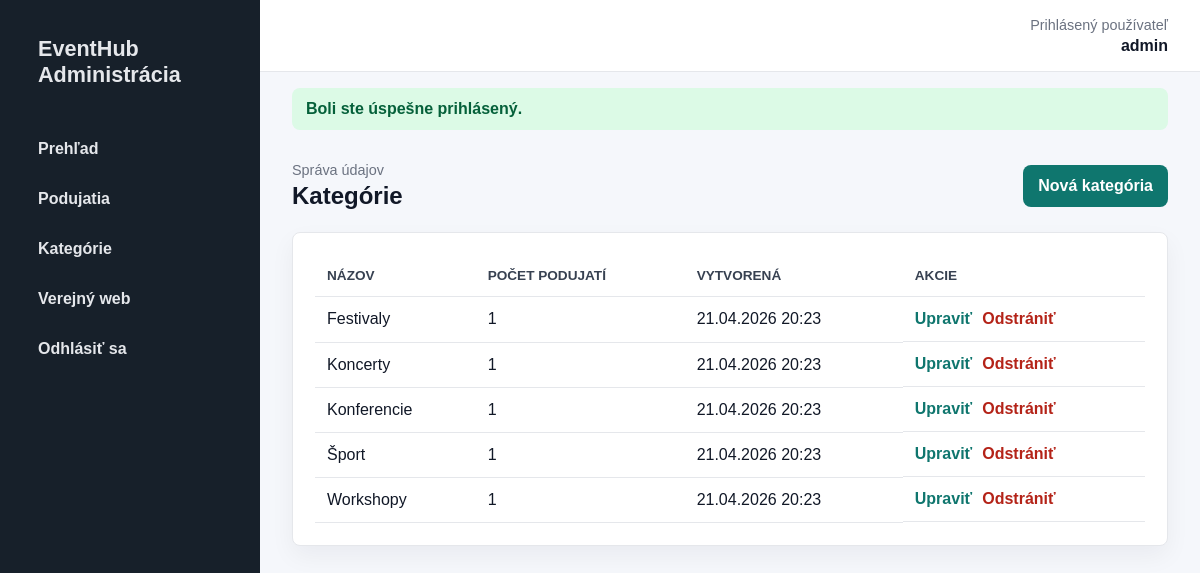
Screenshot of /index.php?page=admin_categories (signed in) with the database file from the repository.
### tables this page shows
CREATE TABLE categories (
    id INT UNSIGNED AUTO_INCREMENT,
    name VARCHAR(120) NOT NULL,
    created_at TIMESTAMP NOT NULL DEFAULT CURRENT_TIMESTAMP,

    PRIMARY KEY (id),
    UNIQUE KEY idx_categories_name (name)
);

### core/Controller.php (called while the page is built, shortened)
<?php
class Controller
{
    protected function render(string $view, array $data = [], bool $admin = false): void
    {
        extract($data, EXTR_SKIP);
        $viewFile = APP_ROOT . '/views/' . $view . '.php';
        require $viewFile;
    }
}

### controllers/CategoryController.php (called while the page is built, shortened)
<?php
class CategoryController extends Controller
{
    private Category $categoryModel;
    public function __construct()
    {
        $this->categoryModel = new Category();
    }
    public function adminIndex(): void
    {
        $this->render('admin/categories/index', [
            'pageTitle' => 'Správa kategórií',
            'categories' => $this->categoryModel->all(),
        ], true);
    }
}

### index.php (called while the page is built, shortened)
<?php
spl_autoload_register(function (string $className): void {
    $directories = ['config', 'core', 'models', 'controllers'];
    foreach ($directories as $directory) {
        $file = __DIR__ . '/' . $directory . '/' . $className . '.php';
        if (is_file($file)) {
            return;
        }
    }
});
$routes = [
    'home' => [HomeController::class, 'index'],
    'events' => [EventController::class, 'index'],
    'event_detail' => [EventController::class, 'detail'],
    'contact' => [ContactController::class, 'index'],
    'register' => [UserController::class, 'register'],
    'user_login' => [AuthController::class, 'login'],
    'user_logout' => [UserController::class, 'logout'],
    'login' => [AuthController::class, 'login'],
    'logout' => [AuthController::class, 'logout'],
    'admin_dashboard' => [AdminController::class, 'dashboard'],
    'admin_events' => [EventController::class, 'adminIndex'],
    'admin_event_create' => [EventController::class, 'adminCreate'],
    'admin_event_edit' => [EventController::class, 'adminEdit'],
    'admin_event_delete' => [EventController::class, 'adminDelete'],
    'admin_categories' => [CategoryController::class, 'adminIndex'],
    'admin_category_create' => [CategoryController::class, 'adminCreate'],
    'admin_category_edit' => [CategoryController::class, 'adminEdit'],
    'admin_category_delete' => [CategoryController::class, 'adminDelete'],
];
$page = $_GET['page'] ?? 'home';
[$controllerName, $method] = $routes[$page];
try {
    $controller = new $controllerName();
    $controller->$method();
} catch (Throwable $exception) {
    http_response_code(500);
    error_log($exception->getMessage());
    $pageTitle = 'Chyba aplikácie';
    $errorMessage = 'Nastala neočakávaná chyba. Skontrolujte konfiguráciu databázy alebo to skúste neskôr.';
    require __DIR__ . '/views/partials/header.php';
    require __DIR__ . '/views/error.php';
    require __DIR__ . '/views/partials/footer.php';
}

### core/Helpers.php (called while the page is built, shortened)
<?php
function e(?string $value): string
{
    return htmlspecialchars((string) $value, ENT_QUOTES, 'UTF-8');
}
function url(string $page, array $params = []): string
{
    $query = array_merge(['page' => $page], $params);
    return BASE_URL . '?' . http_build_query($query);
}
function format_date(?string $date): string
{
    return date('d.m.Y H:i', strtotime($date));
}

### core/Model.php (called while the page is built, shortened)
<?php
class Model
{
    public function __construct()
    {
        $this->db = Database::getConnection();
    }
}

### config/Database.php (called while the page is built, shortened)
<?php
class Database
{
    private static ?PDO $connection = null;
    public static function getConnection(): PDO
    {
        if (self::$connection === null) {
            $dsn = sprintf(
                'mysql:host=%s;dbname=%s;charset=%s',
                DB_HOST,
                DB_NAME,
                DB_CHARSET
            );
            self::$connection = new PDO($dsn, DB_USER, DB_PASS, [
                PDO::ATTR_ERRMODE => PDO::ERRMODE_EXCEPTION,
                PDO::ATTR_DEFAULT_FETCH_MODE => PDO::FETCH_ASSOC,
                PDO::ATTR_EMULATE_PREPARES => false,
            ]);
        }
        return self::$connection;
    }
}

### models/Category.php (called while the page is built, shortened)
<?php
class Category extends Model
{
    public function all(): array
    {
        $stmt = $this->db->query(
            'SELECT c.id, c.name, c.created_at, COUNT(e.id) AS events_count
             FROM categories c
             LEFT JOIN events e ON e.category_id = c.id
             GROUP BY c.id, c.name, c.created_at
             ORDER BY c.name ASC'
        );
        return $stmt->fetchAll();
    }
}

### views/admin/categories/index.php (the view, shortened to what this page needs)
<section class="admin-page-header">
    <div>
        <p class="muted">Správa údajov</p>
        <h1>Kategórie</h1>
    </div>
    <a class="btn" href="<?= url('admin_category_create') ?>">Nová kategória</a>
</section>
<div class="panel">
    <div class="table-wrap">
        <table>
            <thead>
                <tr>
                    <th>Názov</th>
                    <th>Počet podujatí</th>
                    <th>Vytvorená</th>
                    <th>Akcie</th>
                </tr>
            </thead>
            <tbody>
                <?php foreach ($categories as $category): ?>
                    <tr>
                        <td><?= e($category['name']) ?></td>
                        <td><?= (int) $category['events_count'] ?></td>
                        <td><?= e(format_date($category['created_at'])) ?></td>
                        <td class="actions">
                            <a href="<?= url('admin_category_edit', ['id' => $category['id']]) ?>">Upraviť</a>
                            <a class="danger" href="<?= url('admin_category_delete', ['id' => $category['id']]) ?>">Odstrániť</a>
                        </td>
                    </tr>
                <?php endforeach; ?>
            </tbody>
        </table>
    </div>
</div>

### public/css/admin.css (style rules this page uses)
:root { --bg: #f5f7fb; --surface: #ffffff; --text: #111827; --muted: #6b7280; --line: #e5e7eb; --primary: #0f766e; --primary-dark: #0b5f59; --danger: #b42318; --sidebar: #17202a; }
* { box-sizing: border-box; }
body { margin: 0; background: var(--bg); color: var(--text); font-family: Arial, Helvetica, sans-serif; }
a { color: inherit; text-decoration: none; }
.admin-page-header, .panel-heading { display: flex; justify-content: space-between; gap: 20px; align-items: center; margin-bottom: 22px; }
.admin-page-header h1, .panel-heading h2 { margin: 0; }
.muted { margin: 0 0 4px; color: var(--muted); font-size: 0.9rem; }
.btn { display: inline-flex; align-items: center; justify-content: center; min-height: 42px; padding: 9px 15px; border: 0; border-radius: 8px; background: var(--primary); color: #ffffff; font-weight: 800; cursor: pointer; }
.stat-card, .panel { border: 1px solid var(--line); border-radius: 8px; background: var(--surface); box-shadow: 0 10px 24px rgba(17, 24, 39, 0.05); }
.panel { padding: 22px; }
.table-wrap { overflow-x: auto; }
table { width: 100%; border-collapse: collapse; min-width: 680px; }
th, td { padding: 13px 12px; border-bottom: 1px solid var(--line); text-align: left; vertical-align: top; }
th { color: #374151; font-size: 0.85rem; text-transform: uppercase; }
.actions { display: flex; flex-wrap: wrap; gap: 10px; font-weight: 800; }
.actions a { color: var(--primary); }
.actions .danger { color: var(--danger); }

### rows the page displays
categories: name "Festivaly", events_count "1", created_at "21.04.2026 20:23"
categories: name "Koncerty", events_count "1", created_at "21.04.2026 20:23"
categories: name "Konferencie", events_count "1", created_at "21.04.2026 20:23"
categories: name "Šport", events_count "1", created_at "21.04.2026 20:23"
categories: name "Workshopy", events_count "1", created_at "21.04.2026 20:23"

### other values shown
Session::get('admin_username', 'admin') "admin"
$success "Boli ste úspešne prihlásený."
